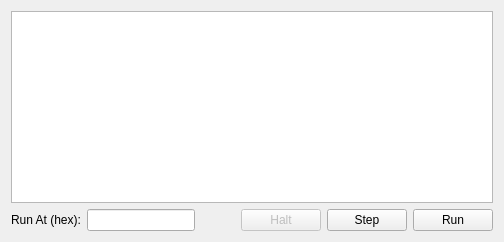
       <widget class="QWidget" name="debugTab">
        <attribute name="title">
         <string>Assembled Code</string>
        </attribute>
        <layout class="QVBoxLayout" name="verticalLayout_5">
         <item>
          <widget class="QTableView" name="debugTableView"/>
         </item>
         <item>
          <layout class="QHBoxLayout" name="horizontalLayout_5">
           <item>
            <widget class="QLabel" name="label_55">
             <property name="text">
              <string>Run At (hex):</string>
             </property>
            </widget>
           </item>
           <item>
            <widget class="QLineEdit" name="runTarget"/>
           </item>
           <item>
            <spacer name="horizontalSpacer_6">
             <property name="orientation">
              <enum>Qt::Horizontal</enum>
             </property>
             <property name="sizeHint" stdset="0">
              <size>
               <width>40</width>
               <height>20</height>
              </size>
             </property>
            </spacer>
           </item>
           <item>
            <widget class="QPushButton" name="haltButton">
             <property name="enabled">
              <bool>false</bool>
             </property>
             <property name="text">
              <string>Halt</string>
             </property>
            </widget>
           </item>
           <item>
            <widget class="QPushButton" name="stepButton">
             <property name="text">
              <string>Step</string>
             </property>
            </widget>
           </item>
           <item>
            <widget class="QPushButton" name="oneShot">
             <property name="text">
              <string>Run</string>
             </property>
            </widget>
           </item>
          </layout>
         </item>
        </layout>
       </widget>
